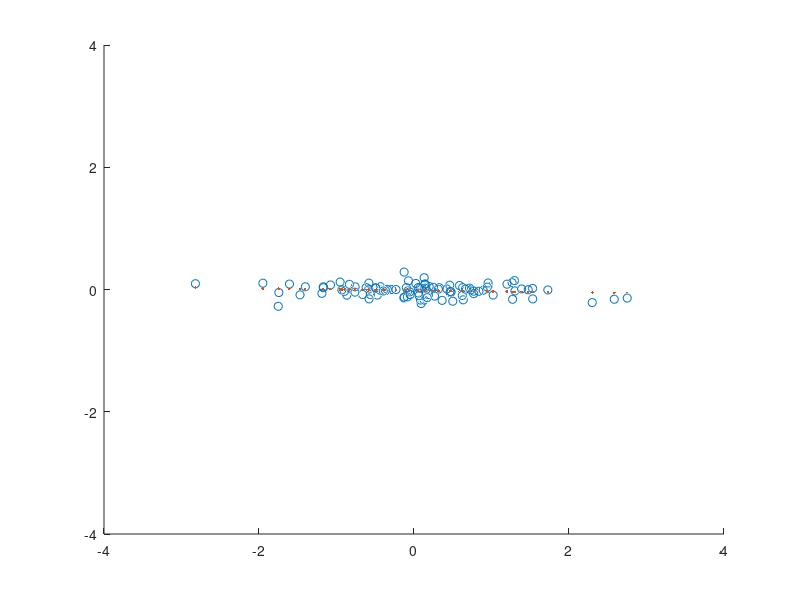

Source code (MATLAB):
N=100;
K=2;
MU=[0,0,0];
SIGMA=[1,0,0;0,0.01,0;0,0,0.7];
X_origin=mvnrnd(MU,SIGMA,N);
hold on;
scatter3(X_origin(:,1),X_origin(:,2),X_origin(:,3));
axis([-5 5 -5 5 -5 5]);

X=X_origin;
mu=mean(X_origin);
X=X-repmat(mu,size(X_origin,1),1);
C=cov(X);
[U,D]=eig(C);
lambda=wrev(diag(D));
U=fliplr(U);
ft=U(:,1:K);
Z=X*ft;

X2=Z*ft'+repmat(mu,size(X_origin,1),1);
scatter3(X2(:,1),X2(:,2),X2(:,3),'.');
axis([-4 4 -4 4 -4 4]);
hold off;


